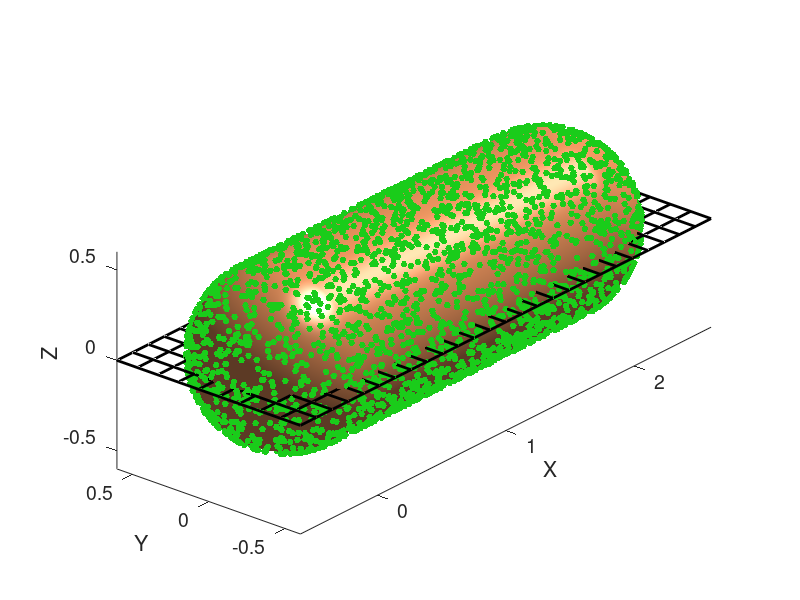
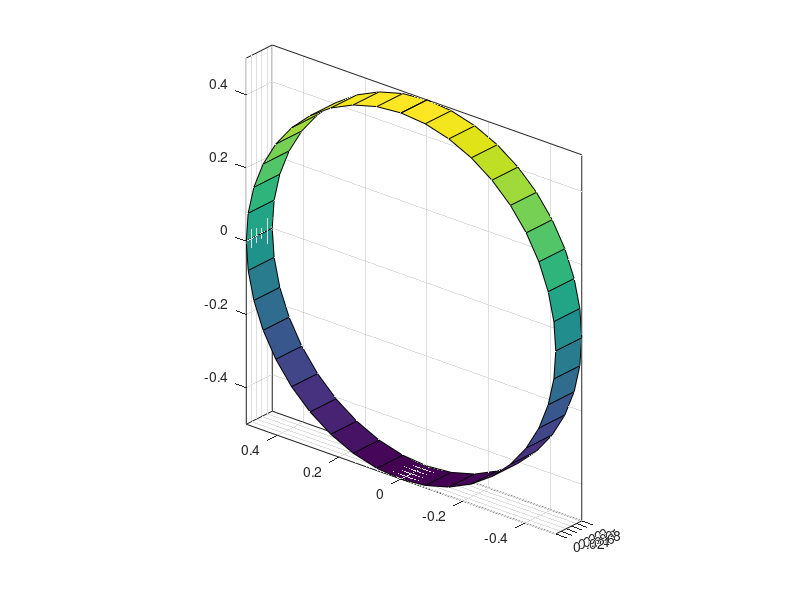

Write MATLAB code to recreate these figures, in order.
%Tristan Ursell
%Cell Surface Marker for ImSim

%last modified June 1 2011, 6pm

close all
clearvars
pause(0.01)

%Number of iterations
M=100;

%Cell Radius (um)
R=0.5;

%Cell length (um)
L=2;

%Areal density of markers (1/um^2)
%max is 10000 to "fit"
rho=500;

%cap area (um^2)
Acap=2*pi*R^2;

%cylinder area (um^2)
Acyl=2*pi*R*L;

%Position sigma (um)
sig=0.02;

%initialize vectors
Xtot=[];
Ytot=[];
Ztot=[];
Itot=[];
Ftot=[];

for i=1:M
    
    %lhs hemispherical cap
    Nlhs=poissrnd(Acap*rho);
    theta1=pi-acos(2*rand(1,Nlhs)-1);
    phi1=pi+pi*rand(1,Nlhs);
    X1=R*sin(theta1).*sin(phi1);
    Y1=R*sin(theta1).*cos(phi1);
    Z1=R*cos(theta1);
    
    %rhs hemispherical cap
    Nrhs=poissrnd(Acap*rho);
    theta2=pi-acos(2*rand(1,Nrhs)-1);
    phi2=pi*rand(1,Nrhs);
    X2=L+R*sin(theta2).*sin(phi2);
    Y2=R*sin(theta2).*cos(phi2);
    Z2=R*cos(theta2);
    
    %cylindrical section
    Ncyl=poissrnd(Acyl*rho);
    theta3=2*pi*rand(1,Ncyl);
    X3=L*rand(1,Ncyl);
    Y3=R*cos(theta3);
    Z3=R*sin(theta3);
    
    %random motion
    Ntot=Nlhs+Nrhs+Ncyl;
    Rnd=normrnd(0,sig,1,Ntot);
    thetand=pi-acos(2*rand(1,Ntot)-1);
    phind=2*pi*rand(1,Ntot);
    Xnd=Rnd.*sin(thetand).*sin(phind);
    Ynd=Rnd.*sin(thetand).*cos(phind);
    Znd=Rnd.*cos(thetand);
    
    %Current positions
    Xcurr=[X1,X2,X3]+Xnd;
    Ycurr=[Y1,Y2,Y3]+Ynd;
    Zcurr=[Z1,Z2,Z3]+Znd;
    
    Ntemp=length([X1,X2,X3]);
    Xtot=[Xtot,Xcurr];
    Ytot=[Ytot,Ycurr];
    Ztot=[Ztot,Zcurr];
    Itot=[Itot,ones(1,Ntot)];
    Ftot=[Ftot,i*ones(1,Ntot)];
    
    disp(num2str(i))
end

%generate a cell
Npts=200;
Reff=R-0.01;
[Xsph,Ysph,Zsph]=sphere(Npts);
[Zcyl,Ycyl,Xcyl]=cylinder(Reff,2*Npts);

h1=figure;
axes1=axes('Parent',h1,'Fontsize',14,'ZTick',[-0.5 0 0.5],'YTick',[-0.5 0 0.5],'XTick',[0 1 2]);
mksz=15;
hold on
surf(L*Xcyl,Ycyl,Zcyl)
surf(Reff*Xsph,Reff*Ysph,Reff*Zsph)
surf(Reff*Xsph+L,Reff*Ysph,Reff*Zsph)
shading('interp')
colormap(copper)
colormap([1,0.6324,0.4027])
%plot3(Xcurr,Ycurr,Zcurr,'.','MarkerSize',mksz)
plot3([X1,X2,X3],[Y1,Y2,Y3],[Z1,Z2,Z3],'.','MarkerSize',mksz,'color',[0.1 0.8 0.1])
axis image
axis vis3d
box off
view([-50,25])
lightangle(50,60)
lighting gouraud
material default
xlim([-R-0.1,L+R+0.1])
ylim([-R-0.1,R+0.1])
zlim([-R-0.1,R+0.1])
xlabel('X')
ylabel('Y')
zlabel('Z')

%creat mesh
cvec=[0 0 0];
nlines=10;
zline=0;
ylines=linspace(-R-0.1,R+0.1,nlines);
xlines=linspace(-R-0.1,L+R+0.1,round(nlines*(2*R+0.2+L)/(2*R+0.2)));
for i=1:length(xlines)
    plot3([xlines(i),xlines(i)],[ylines(1),ylines(end)],[zline,zline],'-','color',cvec,'LineWidth',2)
end
for i=1:length(ylines)
    plot3([xlines(1),xlines(end)],[ylines(i),ylines(i)],[zline,zline],'-','color',cvec,'LineWidth',2)
end

% %creat mesh
% nlines=10;
% zline=0.4;
% ylines=linspace(-R-0.1,R+0.1,nlines);
% xlines=linspace(-R-0.1,L+R+0.1,round(nlines*(2*R+0.2+L)/(2*R+0.2)));
% for i=1:length(xlines)
%     plot3([xlines(i),xlines(i)],[ylines(1),ylines(end)],[zline,zline],'-','color',cvec,'LineWidth',2)
% end
% for i=1:length(ylines)
%     plot3([xlines(1),xlines(end)],[ylines(i),ylines(i)],[zline,zline],'-','color',cvec,'LineWidth',2)
% end


figure;
%generate a cell
Npts=20;
[Xsph,Ysph,Zsph]=sphere(Npts);
[Zcyl,Ycyl,Xcyl]=cylinder(R,2*Npts);

surf(0.1*Xcyl,Ycyl,Zcyl)
%surf(R*Xsph,R*Ysph,R*Zsph)
axis image
axis vis3d
box on
view([-50,25])

q1=input('Create file? ','s');

if strcmp(q1,'yes')
    fname=[date '_cell_surface_R-' num2str(R) '_rho-' num2str(rho) '.txt'];
    imsim_text(Xtot',Ytot',Ztot',Itot',Ftot',fname)
    disp(['Wrote file with name: ' fname])
end


